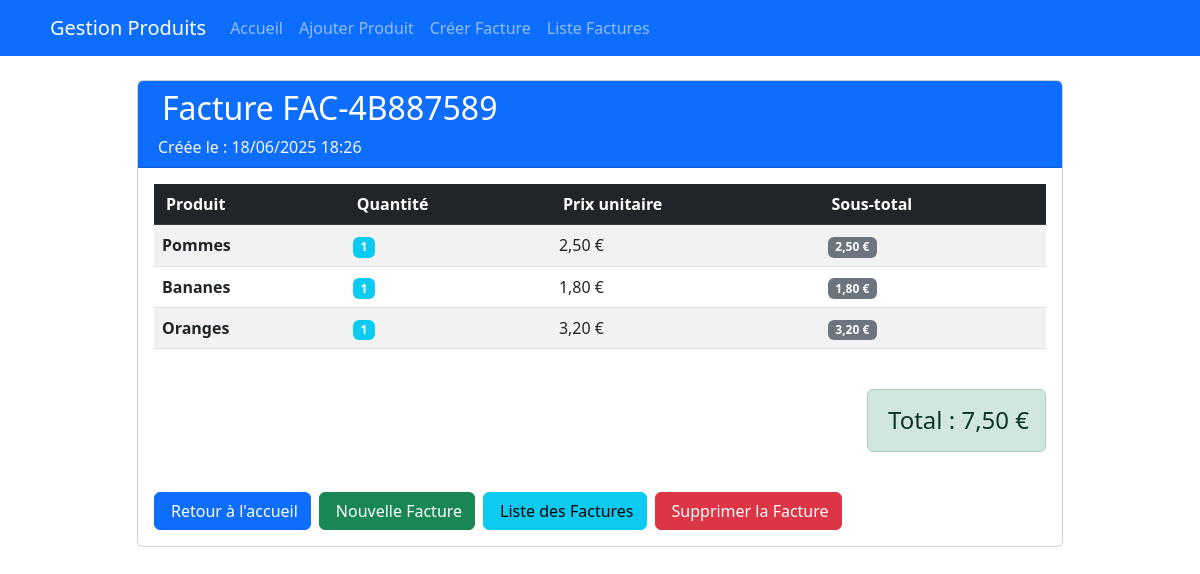
The page /facture/5/ on the database its author committed.
### app_exo/models.py (models this page shows, shortened)
class Facture(models.Model):
    numero = models.CharField(max_length=20, unique=True)
    date_creation = models.DateTimeField(auto_now_add=True)
    total = models.DecimalField(max_digits=10, decimal_places=2, default=0)

class LigneFacture(models.Model):
    facture = models.ForeignKey(Facture, on_delete=models.CASCADE, related_name='lignes')
    produit = models.ForeignKey(Produit, on_delete=models.CASCADE)
    quantite = models.IntegerField(default=1)
    prix_unitaire = models.DecimalField(max_digits=10, decimal_places=2)
    @property
    def sous_total(self):
        return self.quantite * self.prix_unitaire

class Produit(models.Model):
    id = models.BigAutoField(auto_created=True, primary_key=True, serialize=False, verbose_name='ID')
    nom = models.CharField(max_length=200)
    description = models.TextField()
    prix = models.DecimalField(max_digits=10, decimal_places=2)
    date_peremption = models.DateField()

### app_exo/views.py (the view)
# urls.py: path('facture/<int:facture_id>/', views.detail_facture, name='detail_facture'),
def detail_facture(request, facture_id):
    facture = get_object_or_404(Facture, id=facture_id)
    return render(request, 'detail_facture.html', {'facture': facture})

### app_exo/templates/detail_facture.html (shortened to what this page needs)
{% extends 'base.html' %}
{% block content %}
<div class="row">
    <div class="col-md-10 offset-md-1">
        <div class="card">
            <div class="card-header bg-primary text-white">
                <h2 class="card-title mb-0">
                    Facture {{ facture.numero }}
                </h2>
                <p class="text-light mb-0 mt-2">
                    Créée le : {{ facture.date_creation|date:"d/m/Y H:i" }}
                </p>
            </div>
            <div class="card-body">
                <div class="table-responsive">
                    <table class="table table-striped table-hover">
                        <thead class="table-dark">
                            <tr>
                                <th>Produit</th>
                                <th>Quantité</th>
                                <th>Prix unitaire</th>
                                <th>Sous-total</th>
                            </tr>
                        </thead>
                        <tbody>
                            {% for ligne in facture.lignes.all %}
                            <tr>
                                <td><strong>{{ ligne.produit.nom }}</strong></td>
                                <td><span class="badge bg-info">{{ ligne.quantite }}</span></td>
                                <td>{{ ligne.prix_unitaire }} €</td>
                                <td><span class="badge bg-secondary">{{ ligne.sous_total }} €</span></td>
                            </tr>
                            {% endfor %}
                        </tbody>
                    </table>
                </div>
                <div class="text-end mt-4">
                    <div class="alert alert-success d-inline-block">
                        <h4 class="mb-0">
                            Total : {{ facture.total }} €
                        </h4>
                    </div>
                </div>
                <div class="mt-4 d-flex gap-2">
                    <a href="{% url 'accueil' %}" class="btn btn-primary">
                        Retour à l'accueil
                    </a>
                    <a href="{% url 'selection_produits' %}" class="btn btn-success">
                        Nouvelle Facture
                    </a>
                    <a href="{% url 'liste_factures' %}" class="btn btn-info">
                        Liste des Factures
                    </a>
                    <a href="{% url 'supprimer_facture' facture.id %}" class="btn btn-danger" onclick="return confirm('Êtes-vous sûr de vouloir supprimer cette facture ?')">
                        Supprimer la Facture
                    </a>
                </div>
            </div>
        </div>
    </div>
</div>
{% endblock %}

### rows shown on the page
Facture: numero "FAC-4B887589", date_creation "18/06/2025 18:26", total "7,50"
LigneFacture: produit.nom "Pommes", quantite "1", prix_unitaire "2,50", sous_total "2,50"
LigneFacture: produit.nom "Bananes", quantite "1", prix_unitaire "1,80", sous_total "1,80"
LigneFacture: produit.nom "Oranges", quantite "1", prix_unitaire "3,20", sous_total "3,20"
